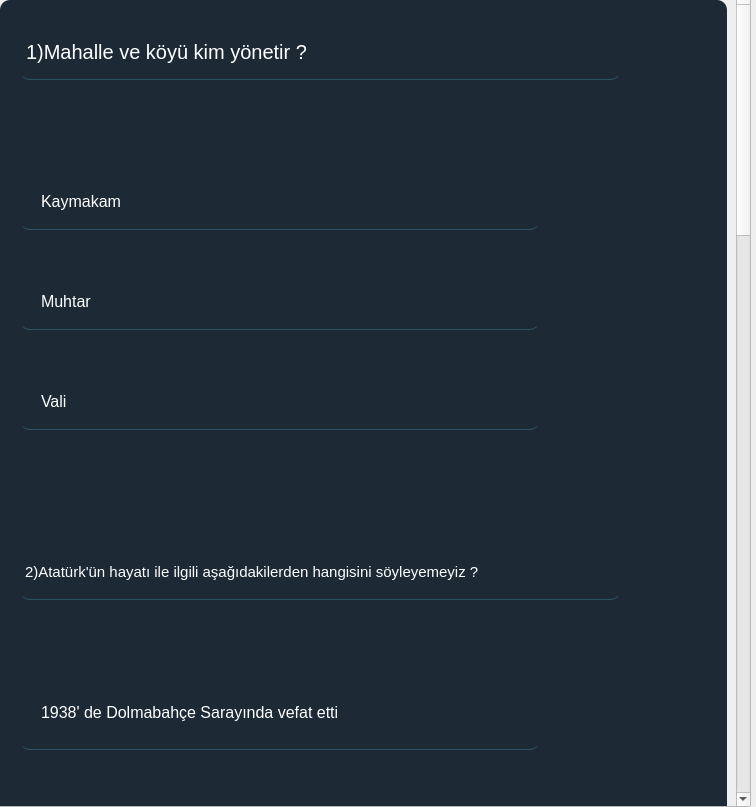
<?xml version="1.0" encoding="UTF-8"?>
<ui version="4.0">
 <class>Form</class>
 <widget class="QWidget" name="Form">
  <property name="geometry">
   <rect>
    <x>0</x>
    <y>0</y>
    <width>756</width>
    <height>807</height>
   </rect>
  </property>
  <property name="windowTitle">
   <string>Form</string>
  </property>
  <widget class="QScrollArea" name="scrollArea">
   <property name="geometry">
    <rect>
     <x>-10</x>
     <y>-10</y>
     <width>761</width>
     <height>817</height>
    </rect>
   </property>
   <property name="styleSheet">
    <string notr="true"/>
   </property>
   <property name="widgetResizable">
    <bool>true</bool>
   </property>
   <widget class="QWidget" name="scrollAreaWidgetContents">
    <property name="geometry">
     <rect>
      <x>0</x>
      <y>0</y>
      <width>738</width>
      <height>2792</height>
     </rect>
    </property>
    <layout class="QVBoxLayout" name="verticalLayout_2">
     <item>
      <widget class="QFrame" name="frame">
       <property name="minimumSize">
        <size>
         <width>0</width>
         <height>2770</height>
        </size>
       </property>
       <property name="styleSheet">
        <string notr="true">background-color:rgba(16,30,41,240);
border-radius:10px;



</string>
       </property>
       <property name="frameShape">
        <enum>QFrame::StyledPanel</enum>
       </property>
       <property name="frameShadow">
        <enum>QFrame::Raised</enum>
       </property>
       <widget class="QRadioButton" name="radioButton_16">
        <property name="geometry">
         <rect>
          <x>20</x>
          <y>1840</y>
          <width>520</width>
          <height>50</height>
         </rect>
        </property>
        <property name="font">
         <font>
          <pointsize>12</pointsize>
         </font>
        </property>
        <property name="styleSheet">
         <string notr="true">background-color:rgba(0,0,0,0);
border:1px solid rgba(0,0,0,0);
border-bottom-color:rgba(46,82,101,255);
color:rgb(255,255,255);
padding-bottom:7px
</string>
        </property>
        <property name="text">
         <string>ilk
</string>
        </property>
       </widget>
       <widget class="QRadioButton" name="radioButton_17">
        <property name="geometry">
         <rect>
          <x>20</x>
          <y>2360</y>
          <width>520</width>
          <height>50</height>
         </rect>
        </property>
        <property name="font">
         <font>
          <pointsize>12</pointsize>
         </font>
        </property>
        <property name="styleSheet">
         <string notr="true">background-color:rgba(0,0,0,0);
border:1px solid rgba(0,0,0,0);
border-bottom-color:rgba(46,82,101,255);
color:rgb(255,255,255);
padding-bottom:7px
</string>
        </property>
        <property name="text">
         <string>Otobüs durakları
</string>
        </property>
       </widget>
       <widget class="QRadioButton" name="radioButton_18">
        <property name="geometry">
         <rect>
          <x>20</x>
          <y>380</y>
          <width>520</width>
          <height>50</height>
         </rect>
        </property>
        <property name="font">
         <font>
          <pointsize>12</pointsize>
         </font>
        </property>
        <property name="styleSheet">
         <string notr="true">background-color:rgba(0,0,0,0);
border:1px solid rgba(0,0,0,0);
border-bottom-color:rgba(46,82,101,255);
color:rgb(255,255,255);
padding-bottom:7px
</string>
        </property>
        <property name="text">
         <string>Vali</string>
        </property>
       </widget>
       <widget class="QRadioButton" name="radioButton_19">
        <property name="geometry">
         <rect>
          <x>20</x>
          <y>2260</y>
          <width>520</width>
          <height>50</height>
         </rect>
        </property>
        <property name="font">
         <font>
          <pointsize>12</pointsize>
         </font>
        </property>
        <property name="styleSheet">
         <string notr="true">background-color:rgba(0,0,0,0);
border:1px solid rgba(0,0,0,0);
border-bottom-color:rgba(46,82,101,255);
color:rgb(255,255,255);
padding-bottom:7px
</string>
        </property>
        <property name="text">
         <string>Parklar</string>
        </property>
       </widget>
       <widget class="QRadioButton" name="radioButton_20">
        <property name="geometry">
         <rect>
          <x>20</x>
          <y>2460</y>
          <width>520</width>
          <height>50</height>
         </rect>
        </property>
        <property name="font">
         <font>
          <pointsize>12</pointsize>
         </font>
        </property>
        <property name="styleSheet">
         <string notr="true">background-color:rgba(0,0,0,0);
border:1px solid rgba(0,0,0,0);
border-bottom-color:rgba(46,82,101,255);
color:rgb(255,255,255);
padding-bottom:7px
</string>
        </property>
        <property name="text">
         <string>Odamız</string>
        </property>
       </widget>
       <widget class="QLabel" name="label_6">
        <property name="geometry">
         <rect>
          <x>20</x>
          <y>2110</y>
          <width>601</width>
          <height>50</height>
         </rect>
        </property>
        <property name="font">
         <font>
          <pointsize>14</pointsize>
         </font>
        </property>
        <property name="styleSheet">
         <string notr="true">background-color:rgba(0,0,0,0);
border:1px solid rgba(0,0,0,0);
border-bottom-color:rgba(46,82,101,255);
color:rgb(255,255,255);
padding-bottom:7px</string>
        </property>
        <property name="text">
         <string>5)Aşağıdakilerden hangisi ortak kullanım alanı değildir ?</string>
        </property>
       </widget>
       <widget class="QRadioButton" name="radioButton_21">
        <property name="geometry">
         <rect>
          <x>20</x>
          <y>1740</y>
          <width>520</width>
          <height>50</height>
         </rect>
        </property>
        <property name="font">
         <font>
          <pointsize>12</pointsize>
         </font>
        </property>
        <property name="styleSheet">
         <string notr="true">background-color:rgba(0,0,0,0);
border:1px solid rgba(0,0,0,0);
border-bottom-color:rgba(46,82,101,255);
color:rgb(255,255,255);
padding-bottom:7px
</string>
        </property>
        <property name="text">
         <string>ikinci
</string>
        </property>
       </widget>
       <widget class="QRadioButton" name="radioButton_22">
        <property name="geometry">
         <rect>
          <x>20</x>
          <y>1220</y>
          <width>520</width>
          <height>50</height>
         </rect>
        </property>
        <property name="font">
         <font>
          <pointsize>12</pointsize>
         </font>
        </property>
        <property name="styleSheet">
         <string notr="true">background-color:rgba(0,0,0,0);
border:1px solid rgba(0,0,0,0);
border-bottom-color:rgba(46,82,101,255);
color:rgb(255,255,255);
padding-bottom:7px
</string>
        </property>
        <property name="text">
         <string>Zeki ve çalışkanlığını
</string>
        </property>
       </widget>
       <widget class="QRadioButton" name="radioButton_23">
        <property name="geometry">
         <rect>
          <x>20</x>
          <y>280</y>
          <width>520</width>
          <height>50</height>
         </rect>
        </property>
        <property name="font">
         <font>
          <pointsize>12</pointsize>
         </font>
        </property>
        <property name="styleSheet">
         <string notr="true">background-color:rgba(0,0,0,0);
border:1px solid rgba(0,0,0,0);
border-bottom-color:rgba(46,82,101,255);
color:rgb(255,255,255);
padding-bottom:7px
</string>
        </property>
        <property name="text">
         <string>Muhtar</string>
        </property>
       </widget>
       <widget class="QRadioButton" name="radioButton_24">
        <property name="geometry">
         <rect>
          <x>20</x>
          <y>1940</y>
          <width>520</width>
          <height>50</height>
         </rect>
        </property>
        <property name="font">
         <font>
          <pointsize>12</pointsize>
         </font>
        </property>
        <property name="styleSheet">
         <string notr="true">background-color:rgba(0,0,0,0);
border:1px solid rgba(0,0,0,0);
border-bottom-color:rgba(46,82,101,255);
color:rgb(255,255,255);
padding-bottom:7px
</string>
        </property>
        <property name="text">
         <string>son</string>
        </property>
       </widget>
       <widget class="QLabel" name="label_7">
        <property name="geometry">
         <rect>
          <x>20</x>
          <y>1070</y>
          <width>601</width>
          <height>50</height>
         </rect>
        </property>
        <property name="font">
         <font>
          <pointsize>10</pointsize>
         </font>
        </property>
        <property name="styleSheet">
         <string notr="true">background-color:rgba(0,0,0,0);
border:1px solid rgba(0,0,0,0);
border-bottom-color:rgba(46,82,101,255);
color:rgb(255,255,255);
padding-bottom:7px</string>
        </property>
        <property name="text">
         <string>3)Atatürk' ün, okuduğu her okulu derece ile bitirmesi hangi özelliğini gösterir ?</string>
        </property>
       </widget>
       <widget class="QRadioButton" name="radioButton_25">
        <property name="geometry">
         <rect>
          <x>20</x>
          <y>800</y>
          <width>520</width>
          <height>50</height>
         </rect>
        </property>
        <property name="font">
         <font>
          <pointsize>12</pointsize>
         </font>
        </property>
        <property name="styleSheet">
         <string notr="true">background-color:rgba(0,0,0,0);
border:1px solid rgba(0,0,0,0);
border-bottom-color:rgba(46,82,101,255);
color:rgb(255,255,255);
padding-bottom:7px
</string>
        </property>
        <property name="text">
         <string>1919' da Samsun' a çıktı.
</string>
        </property>
       </widget>
       <widget class="QLabel" name="label_8">
        <property name="geometry">
         <rect>
          <x>20</x>
          <y>1590</y>
          <width>601</width>
          <height>50</height>
         </rect>
        </property>
        <property name="font">
         <font>
          <pointsize>15</pointsize>
         </font>
        </property>
        <property name="styleSheet">
         <string notr="true">background-color:rgba(0,0,0,0);
border:1px solid rgba(0,0,0,0);
border-bottom-color:rgba(46,82,101,255);
color:rgb(255,255,255);
padding-bottom:7px</string>
        </property>
        <property name="text">
         <string>4)Atatürk _____ cumhurbaşkanımızdır.
</string>
        </property>
       </widget>
       <widget class="QLabel" name="label_9">
        <property name="geometry">
         <rect>
          <x>20</x>
          <y>550</y>
          <width>601</width>
          <height>50</height>
         </rect>
        </property>
        <property name="font">
         <font>
          <pointsize>11</pointsize>
         </font>
        </property>
        <property name="styleSheet">
         <string notr="true">background-color:rgba(0,0,0,0);
border:1px solid rgba(0,0,0,0);
border-bottom-color:rgba(46,82,101,255);
color:rgb(255,255,255);
padding-bottom:7px</string>
        </property>
        <property name="text">
         <string>2)Atatürk'ün hayatı ile ilgili aşağıdakilerden hangisini söyleyemeyiz ?</string>
        </property>
       </widget>
       <widget class="QRadioButton" name="radioButton_26">
        <property name="geometry">
         <rect>
          <x>20</x>
          <y>1320</y>
          <width>520</width>
          <height>50</height>
         </rect>
        </property>
        <property name="font">
         <font>
          <pointsize>12</pointsize>
         </font>
        </property>
        <property name="styleSheet">
         <string notr="true">background-color:rgba(0,0,0,0);
border:1px solid rgba(0,0,0,0);
border-bottom-color:rgba(46,82,101,255);
color:rgb(255,255,255);
padding-bottom:7px
</string>
        </property>
        <property name="text">
         <string>Lider olmasını
</string>
        </property>
       </widget>
       <widget class="QLabel" name="label_10">
        <property name="geometry">
         <rect>
          <x>20</x>
          <y>30</y>
          <width>601</width>
          <height>50</height>
         </rect>
        </property>
        <property name="font">
         <font>
          <pointsize>15</pointsize>
         </font>
        </property>
        <property name="styleSheet">
         <string notr="true">background-color:rgba(0,0,0,0);
border:1px solid rgba(0,0,0,0);
border-bottom-color:rgba(46,82,101,255);
color:rgb(255,255,255);
padding-bottom:7px</string>
        </property>
        <property name="text">
         <string>1)Mahalle ve köyü kim yönetir ?</string>
        </property>
       </widget>
       <widget class="QRadioButton" name="radioButton_27">
        <property name="geometry">
         <rect>
          <x>20</x>
          <y>700</y>
          <width>520</width>
          <height>50</height>
         </rect>
        </property>
        <property name="font">
         <font>
          <pointsize>12</pointsize>
         </font>
        </property>
        <property name="styleSheet">
         <string notr="true">background-color:rgba(0,0,0,0);
border:1px solid rgba(0,0,0,0);
border-bottom-color:rgba(46,82,101,255);
color:rgb(255,255,255);
padding-bottom:7px
</string>
        </property>
        <property name="text">
         <string>1938' de Dolmabahçe Sarayında vefat etti
</string>
        </property>
       </widget>
       <widget class="QRadioButton" name="radioButton_28">
        <property name="geometry">
         <rect>
          <x>20</x>
          <y>1420</y>
          <width>520</width>
          <height>50</height>
         </rect>
        </property>
        <property name="font">
         <font>
          <pointsize>12</pointsize>
         </font>
        </property>
        <property name="styleSheet">
         <string notr="true">background-color:rgba(0,0,0,0);
border:1px solid rgba(0,0,0,0);
border-bottom-color:rgba(46,82,101,255);
color:rgb(255,255,255);
padding-bottom:7px
</string>
        </property>
        <property name="text">
         <string>Herkese eşit davrandığını
</string>
        </property>
       </widget>
       <widget class="QRadioButton" name="radioButton_29">
        <property name="geometry">
         <rect>
          <x>20</x>
          <y>900</y>
          <width>520</width>
          <height>50</height>
         </rect>
        </property>
        <property name="font">
         <font>
          <pointsize>12</pointsize>
         </font>
        </property>
        <property name="styleSheet">
         <string notr="true">background-color:rgba(0,0,0,0);
border:1px solid rgba(0,0,0,0);
border-bottom-color:rgba(46,82,101,255);
color:rgb(255,255,255);
padding-bottom:7px
</string>
        </property>
        <property name="text">
         <string>1981 yılında Selanik' te doğdu.
</string>
        </property>
       </widget>
       <widget class="QRadioButton" name="radioButton_30">
        <property name="geometry">
         <rect>
          <x>20</x>
          <y>180</y>
          <width>520</width>
          <height>50</height>
         </rect>
        </property>
        <property name="font">
         <font>
          <pointsize>12</pointsize>
         </font>
        </property>
        <property name="styleSheet">
         <string notr="true">background-color:rgba(0,0,0,0);
border:1px solid rgba(0,0,0,0);
border-bottom-color:rgba(46,82,101,255);
color:rgb(255,255,255);
padding-bottom:7px
</string>
        </property>
        <property name="text">
         <string>Kaymakam</string>
        </property>
       </widget>
      </widget>
     </item>
    </layout>
   </widget>
  </widget>
 </widget>
 <resources/>
 <connections/>
</ui>
